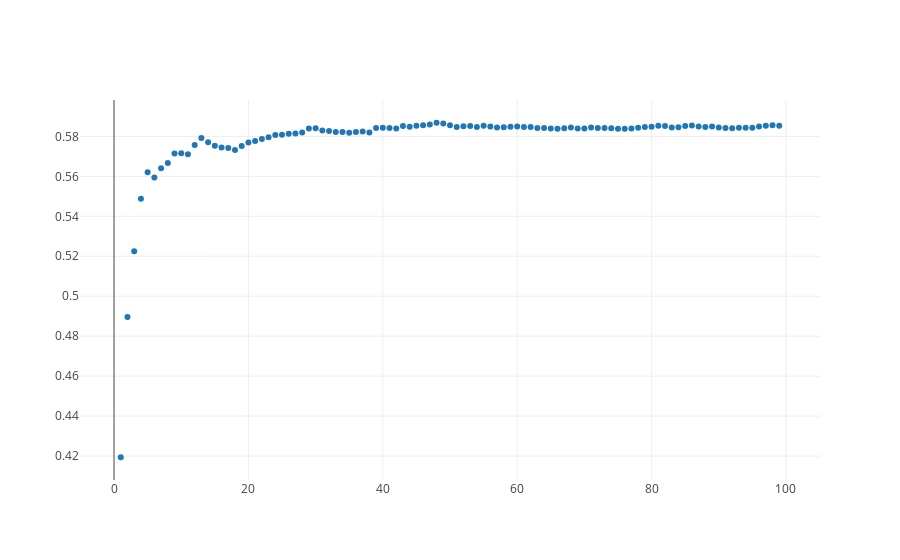

Source (notebook cell):
### Markdown cell above
Let's plot the data.

### Code cell
from graph import trace_values, plot
trace = trace_values(x_vals, r2_scores)
plot([trace])
